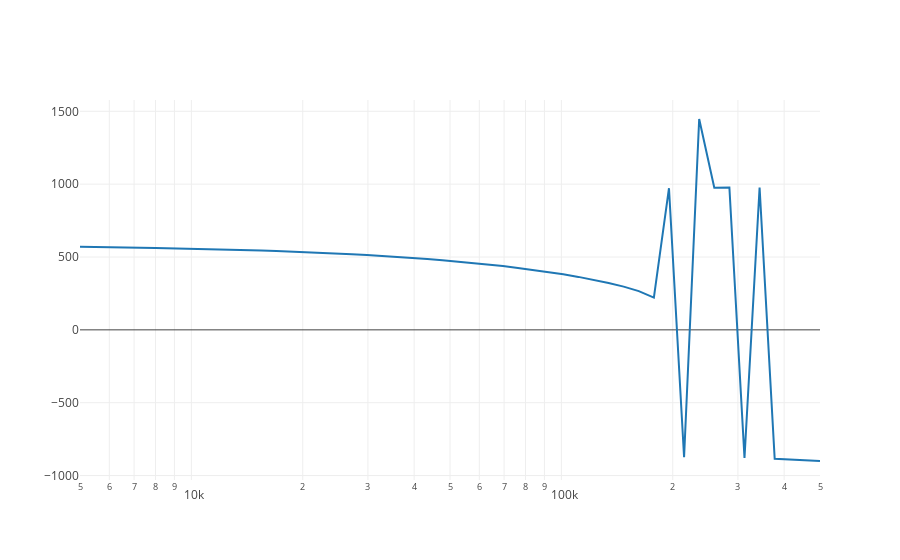

Notebook code for this chart:
### Code cell
py.iplot(plot_contours(states))
